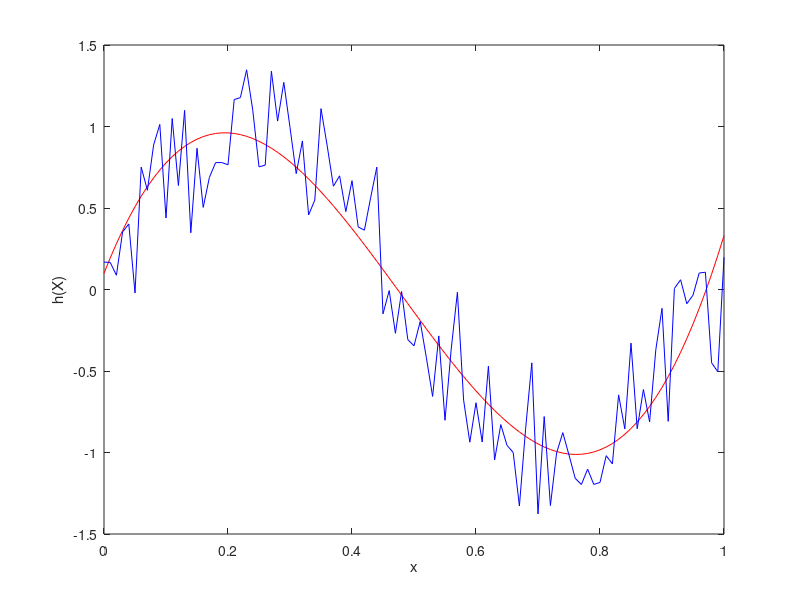

Write the MATLAB code that produced this figure.
X=0:0.01:1;
r=rand(1,101);
y=sin(2*pi*X)+(r-0.5);
theta= (rand(1,4)-0.5);
m=length(y);
alpha = 0.07;

for iter = 1:1:1000
   for j = 1:1:length(theta)
   sum = 0;
    for i = 1:1:m
        sum = sum + ( y(i) - (theta(1)*1 + theta(2)*X(i) + theta(3)*(X(i)^2) + theta(4)*(X(i)^3)) ) * (X(i)^(j-1)) ;  
    end
  
    theta(j) = theta(j) + alpha*sum;
    end
  
  error = 0;
  for i = 1:m
   
   hx(i) = theta(1) * 1 + theta(2) * X(i) + theta(3) * (X(i)^2) + theta(4) * (X(i)^3);
   error = error + (y(i) - hx(i))^2;
   
  end
  
  error
  err(iter) = error;
end
theta
plot(X,hx,'color','r'); hold on
plot(X,y,'color','b');
xlabel('x')
ylabel('h(X)')

%plot(err)
%axis([0 1000 0 50])
%xlabel('iterations')
%ylabel('error')

    
